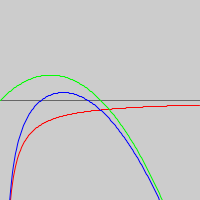
Frame 1 (no input)
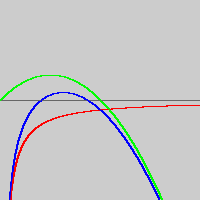
Frame 60 (the mouse pressed at the canvas centre just before this capture)
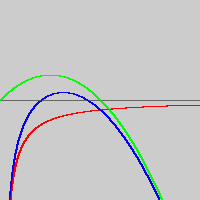
Frame 120 (the mouse held since frame 60 and released just before this capture)

The Processing sketch that drew these frames (run headless with seeded random() and noise(); from frame 60 on, the mouse is pressed at the canvas centre):

// Processing sketch: basicPlot
// ── basicPlot.pde
void setup(){
 size(200,200);
 colorMode(RGB,1); 
}

void draw(){
 stroke(0.4);
 line(0,height/2, width,height/2);
  
 float a = 1000;
 float b = 0.01;
  
 stroke(1,0,0);
 float x0 = 0;
 float y0 = height/2;
 for(float x=0;x<width;x++){
   float y = a*(1/x) + height/2;
   line(x0,y0,x,y);
   x0 = x;
   y0 = y;
 }
 
 stroke(0,1,0);
 x0 = 0;
 y0 = height/2;
 for(float x=0;x<width;x++){
   float y = b*x*(x-100) + height/2;
   line(x0,y0,x,y);
   x0 = x;
   y0 = y;
 }
 
 stroke(0,0,1);
 x0 = 0;
 y0 = height/2;
 for(float x=0;x<width;x++){
   float y = a/x + b*x*(x-100) + height/2;
   line(x0,y0,x,y);
   x0 = x;
   y0 = y;
 }
}
